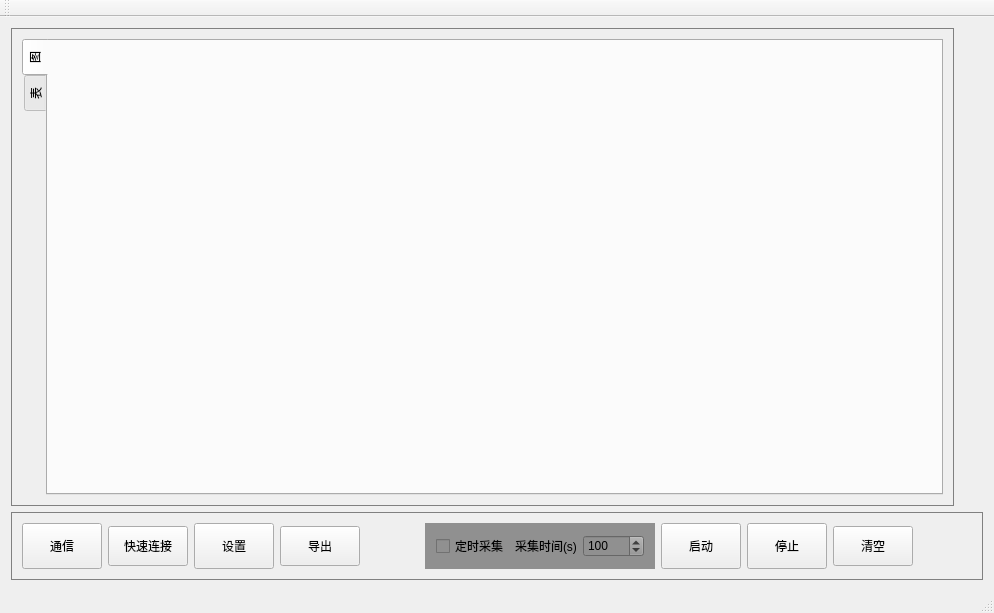
<?xml version="1.0" encoding="UTF-8"?>
<ui version="4.0">
 <class>MainWindow</class>
 <widget class="QMainWindow" name="MainWindow">
  <property name="geometry">
   <rect>
    <x>0</x>
    <y>0</y>
    <width>994</width>
    <height>613</height>
   </rect>
  </property>
  <property name="minimumSize">
   <size>
    <width>0</width>
    <height>0</height>
   </size>
  </property>
  <property name="windowTitle">
   <string>MainWindow</string>
  </property>
  <widget class="QWidget" name="centralWidget">
   <layout class="QVBoxLayout" name="verticalLayout">
    <item>
     <layout class="QHBoxLayout" name="horizontalLayout_2">
      <property name="spacing">
       <number>0</number>
      </property>
      <item>
       <widget class="QWidget" name="wgt_Data" native="true">
        <property name="sizePolicy">
         <sizepolicy hsizetype="Expanding" vsizetype="Preferred">
          <horstretch>0</horstretch>
          <verstretch>0</verstretch>
         </sizepolicy>
        </property>
        <property name="styleSheet">
         <string notr="true">QWidget#wgt_Data{border:1px solid gray;}</string>
        </property>
        <layout class="QVBoxLayout" name="verticalLayout_2">
         <item>
          <widget class="QTabWidget" name="tabWidget">
           <property name="tabPosition">
            <enum>QTabWidget::West</enum>
           </property>
           <property name="currentIndex">
            <number>0</number>
           </property>
           <widget class="QWidget" name="wgt_Graph">
            <attribute name="title">
             <string>图</string>
            </attribute>
            <layout class="QHBoxLayout" name="horizontalLayout_4">
             <property name="leftMargin">
              <number>0</number>
             </property>
             <property name="topMargin">
              <number>0</number>
             </property>
             <property name="rightMargin">
              <number>0</number>
             </property>
             <property name="bottomMargin">
              <number>0</number>
             </property>
             <item>
              <widget class="CustomLogPlot" name="plotWidget" native="true"/>
             </item>
            </layout>
           </widget>
           <widget class="QWidget" name="wgt_Table">
            <attribute name="title">
             <string>表</string>
            </attribute>
            <layout class="QVBoxLayout" name="verticalLayout_3">
             <property name="spacing">
              <number>0</number>
             </property>
             <property name="leftMargin">
              <number>0</number>
             </property>
             <property name="topMargin">
              <number>0</number>
             </property>
             <property name="rightMargin">
              <number>0</number>
             </property>
             <property name="bottomMargin">
              <number>0</number>
             </property>
             <item>
              <widget class="CustomLogTable" name="tableWidget">
               <property name="sizePolicy">
                <sizepolicy hsizetype="Preferred" vsizetype="Preferred">
                 <horstretch>0</horstretch>
                 <verstretch>0</verstretch>
                </sizepolicy>
               </property>
              </widget>
             </item>
            </layout>
           </widget>
          </widget>
         </item>
        </layout>
       </widget>
      </item>
      <item>
       <widget class="QWidget" name="wgt_Rate" native="true">
        <property name="minimumSize">
         <size>
          <width>0</width>
          <height>0</height>
         </size>
        </property>
        <property name="maximumSize">
         <size>
          <width>220</width>
          <height>16777215</height>
         </size>
        </property>
        <layout class="QVBoxLayout" name="verticalLayout_4">
         <item>
          <widget class="QLabel" name="lb_Rate1">
           <property name="text">
            <string/>
           </property>
          </widget>
         </item>
         <item>
          <widget class="QLabel" name="lb_Rate2">
           <property name="text">
            <string/>
           </property>
          </widget>
         </item>
         <item>
          <widget class="QLabel" name="lb_Rate3">
           <property name="text">
            <string/>
           </property>
          </widget>
         </item>
         <item>
          <widget class="QLabel" name="lb_Rate4">
           <property name="text">
            <string/>
           </property>
          </widget>
         </item>
         <item>
          <widget class="QLabel" name="lb_Rate5">
           <property name="text">
            <string/>
           </property>
          </widget>
         </item>
         <item>
          <widget class="QLabel" name="lb_Rate6">
           <property name="text">
            <string/>
           </property>
          </widget>
         </item>
         <item>
          <widget class="QLabel" name="lb_Rate7">
           <property name="text">
            <string/>
           </property>
          </widget>
         </item>
         <item>
          <widget class="QLabel" name="lb_Rate8">
           <property name="text">
            <string/>
           </property>
          </widget>
         </item>
        </layout>
       </widget>
      </item>
      <item>
       <widget class="QWidget" name="wgt_Legend" native="true">
        <property name="minimumSize">
         <size>
          <width>0</width>
          <height>0</height>
         </size>
        </property>
        <property name="maximumSize">
         <size>
          <width>220</width>
          <height>16777215</height>
         </size>
        </property>
        <property name="styleSheet">
         <string notr="true">QWidget#wgt_Legend{border:1px solid gray;}</string>
        </property>
       </widget>
      </item>
     </layout>
    </item>
    <item>
     <widget class="QWidget" name="wgt_Func" native="true">
      <property name="maximumSize">
       <size>
        <width>16777215</width>
        <height>16777215</height>
       </size>
      </property>
      <property name="styleSheet">
       <string notr="true">QWidget#wgt_Func{border:1px solid gray;}</string>
      </property>
      <layout class="QHBoxLayout" name="horizontalLayout_3">
       <item>
        <widget class="QToolButton" name="tb_Comm">
         <property name="sizePolicy">
          <sizepolicy hsizetype="Preferred" vsizetype="Preferred">
           <horstretch>0</horstretch>
           <verstretch>0</verstretch>
          </sizepolicy>
         </property>
         <property name="minimumSize">
          <size>
           <width>80</width>
           <height>40</height>
          </size>
         </property>
         <property name="toolTip">
          <string>连接设备</string>
         </property>
         <property name="text">
          <string>通信</string>
         </property>
        </widget>
       </item>
       <item>
        <widget class="QToolButton" name="tb_QuickConnect">
         <property name="minimumSize">
          <size>
           <width>80</width>
           <height>40</height>
          </size>
         </property>
         <property name="toolTip">
          <string>一键连接LAN通信设备</string>
         </property>
         <property name="text">
          <string>快速连接</string>
         </property>
        </widget>
       </item>
       <item>
        <widget class="QToolButton" name="tb_Config">
         <property name="sizePolicy">
          <sizepolicy hsizetype="Preferred" vsizetype="Preferred">
           <horstretch>0</horstretch>
           <verstretch>0</verstretch>
          </sizepolicy>
         </property>
         <property name="minimumSize">
          <size>
           <width>80</width>
           <height>40</height>
          </size>
         </property>
         <property name="toolTip">
          <string>设置参数</string>
         </property>
         <property name="text">
          <string>设置</string>
         </property>
        </widget>
       </item>
       <item>
        <widget class="QToolButton" name="tb_Export">
         <property name="minimumSize">
          <size>
           <width>80</width>
           <height>40</height>
          </size>
         </property>
         <property name="toolTip">
          <string>导出表格数据</string>
         </property>
         <property name="text">
          <string>导出</string>
         </property>
        </widget>
       </item>
       <item>
        <spacer name="horizontalSpacer">
         <property name="orientation">
          <enum>Qt::Horizontal</enum>
         </property>
         <property name="sizeHint" stdset="0">
          <size>
           <width>40</width>
           <height>20</height>
          </size>
         </property>
        </spacer>
       </item>
       <item>
        <widget class="QWidget" name="wgt_Timing" native="true">
         <property name="autoFillBackground">
          <bool>false</bool>
         </property>
         <property name="styleSheet">
          <string notr="true">background-color: rgb(144, 144, 144);</string>
         </property>
         <layout class="QHBoxLayout" name="horizontalLayout">
          <item>
           <widget class="QCheckBox" name="checkBox">
            <property name="text">
             <string>定时采集</string>
            </property>
           </widget>
          </item>
          <item>
           <widget class="QLabel" name="label">
            <property name="text">
             <string>采集时间(s)</string>
            </property>
           </widget>
          </item>
          <item>
           <widget class="QSpinBox" name="spinBox">
            <property name="minimumSize">
             <size>
              <width>50</width>
              <height>0</height>
             </size>
            </property>
            <property name="minimum">
             <number>1</number>
            </property>
            <property name="maximum">
             <number>36000</number>
            </property>
            <property name="value">
             <number>100</number>
            </property>
           </widget>
          </item>
         </layout>
        </widget>
       </item>
       <item>
        <widget class="QToolButton" name="tb_Start">
         <property name="sizePolicy">
          <sizepolicy hsizetype="Preferred" vsizetype="Preferred">
           <horstretch>0</horstretch>
           <verstretch>0</verstretch>
          </sizepolicy>
         </property>
         <property name="minimumSize">
          <size>
           <width>80</width>
           <height>40</height>
          </size>
         </property>
         <property name="toolTip">
          <string>开始记录</string>
         </property>
         <property name="text">
          <string>启动</string>
         </property>
        </widget>
       </item>
       <item>
        <widget class="QToolButton" name="tb_Stop">
         <property name="sizePolicy">
          <sizepolicy hsizetype="Preferred" vsizetype="Preferred">
           <horstretch>0</horstretch>
           <verstretch>0</verstretch>
          </sizepolicy>
         </property>
         <property name="minimumSize">
          <size>
           <width>80</width>
           <height>40</height>
          </size>
         </property>
         <property name="toolTip">
          <string>停止记录</string>
         </property>
         <property name="text">
          <string>停止</string>
         </property>
        </widget>
       </item>
       <item>
        <widget class="QToolButton" name="tb_Clear">
         <property name="minimumSize">
          <size>
           <width>80</width>
           <height>40</height>
          </size>
         </property>
         <property name="toolTip">
          <string>清空数据</string>
         </property>
         <property name="text">
          <string>清空</string>
         </property>
        </widget>
       </item>
       <item>
        <spacer name="horizontalSpacer_2">
         <property name="orientation">
          <enum>Qt::Horizontal</enum>
         </property>
         <property name="sizeHint" stdset="0">
          <size>
           <width>40</width>
           <height>20</height>
          </size>
         </property>
        </spacer>
       </item>
      </layout>
     </widget>
    </item>
   </layout>
  </widget>
  <widget class="QMenuBar" name="menuBar">
   <property name="geometry">
    <rect>
     <x>0</x>
     <y>0</y>
     <width>994</width>
     <height>22</height>
    </rect>
   </property>
  </widget>
  <widget class="QToolBar" name="mainToolBar">
   <attribute name="toolBarArea">
    <enum>TopToolBarArea</enum>
   </attribute>
   <attribute name="toolBarBreak">
    <bool>false</bool>
   </attribute>
  </widget>
  <widget class="QStatusBar" name="statusBar"/>
 </widget>
 <layoutdefault spacing="6" margin="11"/>
 <customwidgets>
  <customwidget>
   <class>CustomLogTable</class>
   <extends>QTableWidget</extends>
   <header>CustomLogTable.h</header>
  </customwidget>
  <customwidget>
   <class>CustomLogPlot</class>
   <extends>QWidget</extends>
   <header>CustomLogPlot.h</header>
   <container>1</container>
  </customwidget>
 </customwidgets>
 <resources/>
 <connections/>
</ui>
